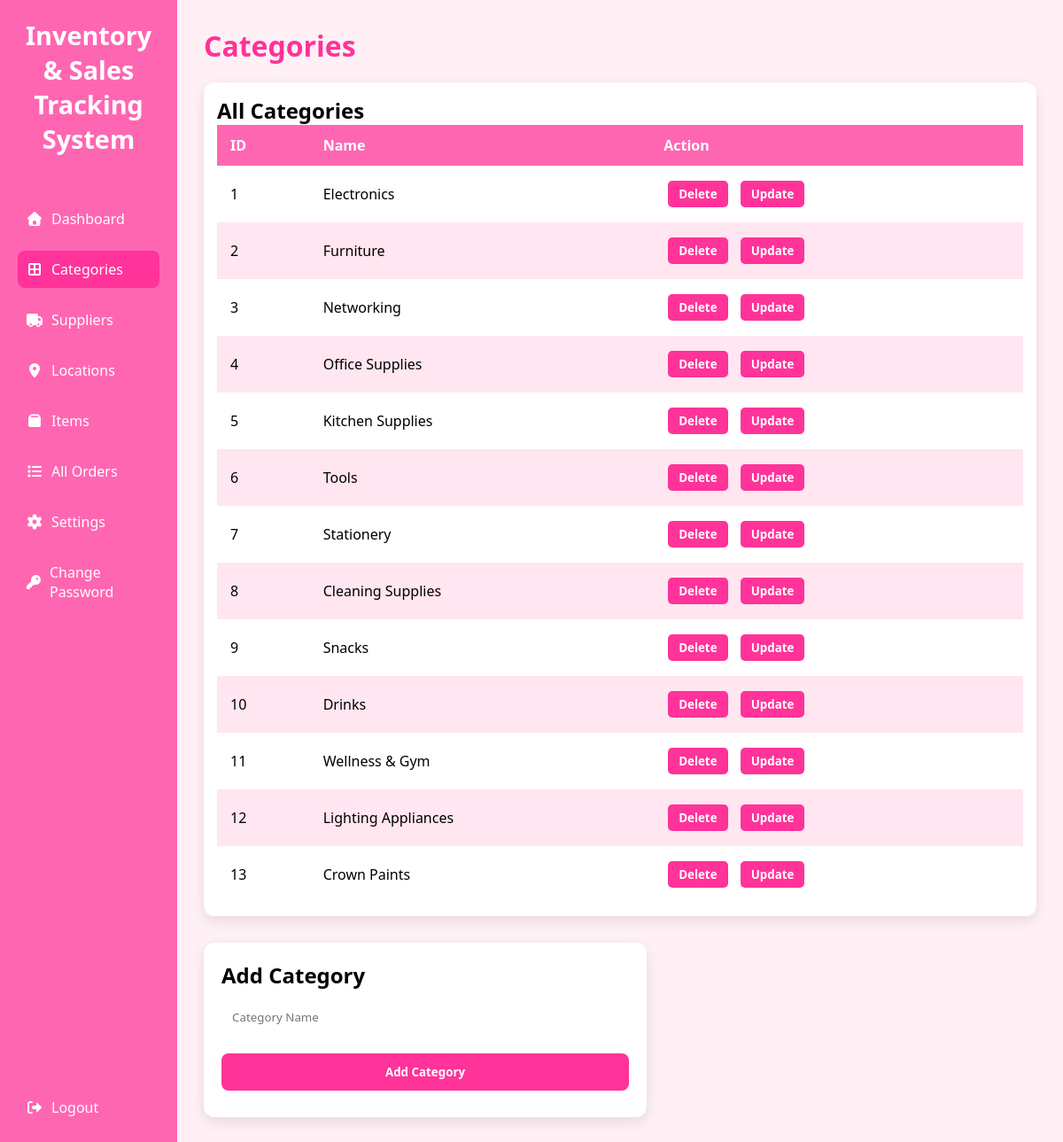
Page /categories/ (signed in) on the committed database.
### assets/models.py (models this page shows, shortened)
class Category(models.Model):
    name = models.CharField(max_length=255)

### assets/views.py (the view, shortened to what this page needs)
# urls.py: path('categories/', views.categories_page, name='categories'),
@login_required
def categories_page(request):
    if not request.user.is_staff:
        return redirect('user_dashboard')
    error = None
    categories = Category.objects.all()
    return render(request, 'assets/categories.html', {
        'categories': categories,
        'error': error
    })

### assets/templates/assets/categories.html (shortened to what this page needs)
<!DOCTYPE html>
<html lang="en">
<head>
{% load static %}
<link rel="stylesheet" href="{% static 'fontawesome/css/all.min.css' %}">
</head>
<body>
<aside class="sidebar">
    <h2 class="logo">Inventory & Sales Tracking System</h2>
    <ul class="menu">
        <li><a href="{% url 'dashboard' %}"><i class="fas fa-home"></i> Dashboard</a></li>
        <li><a href="{% url 'categories' %}"class="active"><i class="fas fa-th-large"></i> Categories</a></li>
        <li><a href="{% url 'suppliers' %}"><i class="fas fa-truck"></i> Suppliers</a></li>
        <li><a href="{% url 'locations' %}"><i class="fas fa-map-marker-alt"></i> Locations</a></li>
        <li><a href="{% url 'items' %}"><i class="fas fa-box"></i> Items</a></li>
        <li><a href="{% url 'orders' %}"><i class="fa fa-list"></i> All Orders</a></li>
        <li><a href="{% url 'settings' %}"><i class="fas fa-cog"></i> Settings</a></li>
        <li><a href="{% url 'change_password' %}"><i class="fas fa-key"></i> Change Password</a></li>
    </ul>
    <div class="logout">
        <a href="{% url 'logout' %}"><i class="fas fa-sign-out-alt"></i> Logout</a>
    </div>
</aside>
<main class="main-content">
<h1>Categories</h1>
<div class="table-container">
<h2>All Categories</h2>
<table>
<thead>
<tr><th>ID</th><th>Name</th><th>Action</th></tr>
</thead>
<tbody>
{% for category in categories %}
<tr>
<td>{{ category.id }}</td>
<td>{{ category.name }}</td>
 <td>
    <form method="POST" action="{% url 'category_delete' category.id %}" style="display:inline;">
    <button type="button" class="action-btn btn-delete" onclick="openModal(this.form)">
        Delete
    </button>
    </form>
    <a href="{% url 'edit_category' category.id %}">
        <button class="action-btn btn-update"> Update </button>
     </a>
    </td>
</tr>
{% endfor %}
</tbody>
</table>
</div>
<div class="form-box">
<h2>Add Category</h2>
<form method="POST">{% csrf_token %}
<input type="text" name="name" placeholder="Category Name" required>
<button type="submit">Add Category</button>
</form>
</div>
</main>
</body>
</html>

### assets/templates/assets/categories.html (style rules this page uses)
* { margin:0; padding:0; box-sizing:border-box; font-family:'Segoe UI',sans-serif; }
body { display:flex; min-height:100vh; background:#fff0f5; }
.sidebar { width:200px; background:#ff66b2; padding:20px; color:white; display:flex; flex-direction:column; }
.logo { font-size:1.8rem; font-weight:bold; margin-bottom:30px; text-align:center; }
.menu { list-style:none; flex-grow: 1; margin-top: 20px; }
.menu li { margin-bottom:15px; }
.menu li a { text-decoration:none; color:white; font-weight:500; display:flex; align-items:center; padding:10px; border-radius:8px; transition:0.3s; }
.menu li a:hover, .menu li a.active { background:#ff3399; }
.menu li a i { margin-right:10px; width:18px; text-align:center; }
.logout { margin-top: auto; }
.logout a { display: flex; align-items: center; padding: 10px; text-decoration: none; color: white; font-weight: 500; border-radius: 8px; transition: 0.3s; }
.logout a i { margin-right: 10px; width: 18px; text-align: center; }
.main-content { flex:1; padding:30px; }
h1 { font-size:2rem; margin-bottom:20px; color:#ff3399; }
.table-container { overflow-x:auto; background:white; padding:15px; border-radius:12px; box-shadow:0 5px 15px rgba(0,0,0,0.1); margin-bottom:30px; }
table { width:100%; border-collapse:collapse; }
thead { background:#ff66b2; color:white; }
th,td { padding:12px 15px; text-align:left; }
tbody tr:nth-child(even) { background:#ffe6f0; }
.form-box { background:white; padding:20px; margin-top:20px; border-radius:12px; box-shadow:0 5px 15px rgba(0,0,0,0.1); max-width:500px; }
.form-box form input, .form-box form button { padding:12px; margin:10px 0; border-radius:8px; border:none; width:100%; }
form button { background:#ff3399; color:white; font-weight:bold; cursor:pointer; }
.table-container button { width: auto; display: inline-block; margin: 5px; }
.action-btn { padding:6px 12px; border:none; border-radius:5px; cursor:pointer; font-weight:bold; color:white; transition:0.2s; text-decoration:none; }
.btn-delete { background:#ff3399; }
.btn-update { background:#ff3399; }

### rows in the picture
Category: id "1", name "Electronics"
Category: id "2", name "Furniture"
Category: id "3", name "Networking"
Category: id "4", name "Office Supplies"
Category: id "5", name "Kitchen Supplies"
Category: id "6", name "Tools"
Category: id "7", name "Stationery"
Category: id "8", name "Cleaning Supplies"
Category: id "9", name "Snacks"
Category: id "10", name "Drinks"
Category: id "11", name "Wellness & Gym"
Category: id "12", name "Lighting Appliances"
Category: id "13", name "Crown Paints"
